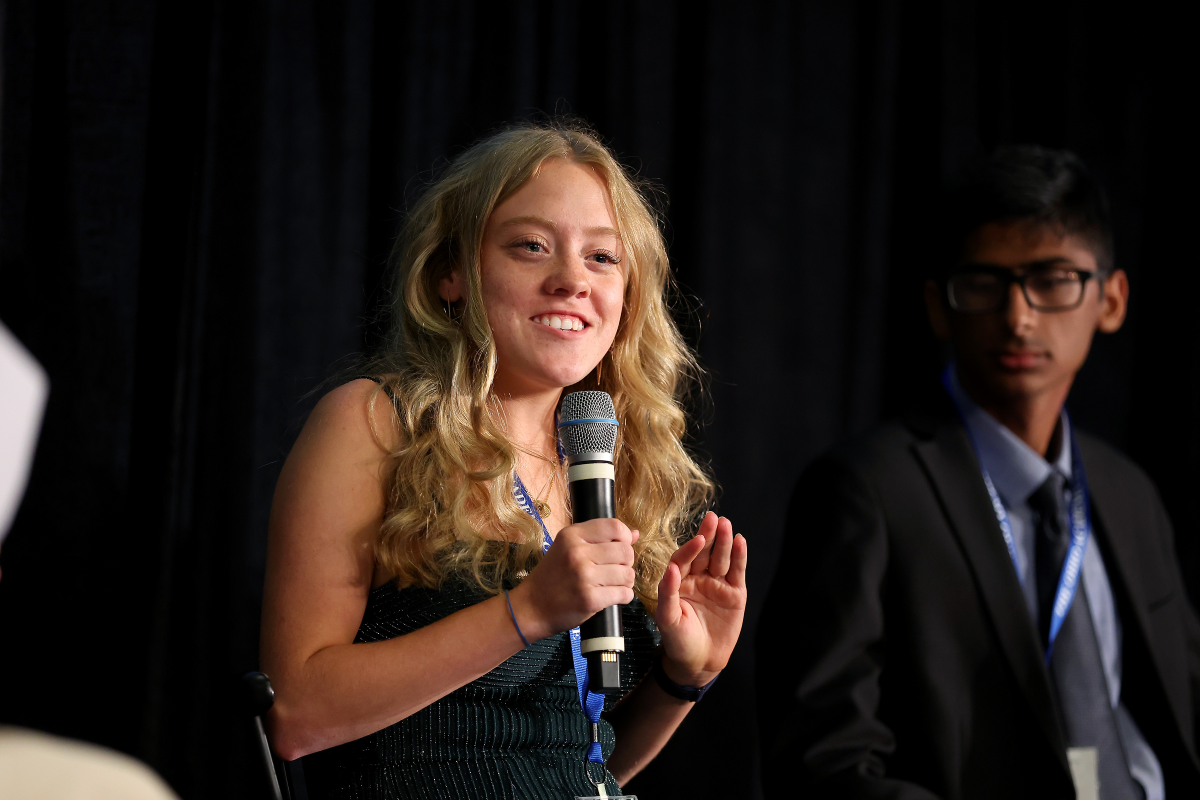
#> input picture images/originals/hero-original.jpg, 3600 x 2400 px (shown at 1/3 size)
$ python images.py
#> lines starting #> are read from the running program, lines starting #| are printed output that depends on the picture
"""Regenerate the served WebP/JPEG sizes from the originals in images/.

Run after replacing a photo in images/originals/:
    python build/images.py
Then rebuild the link-preview card:
    python build/make_share.py

Requires Pillow  (pip install Pillow).

NOTE: sources live in images/originals/ and outputs in images/ on purpose.
Windows filesystems are case-insensitive, so writing images/hero.jpg next to
an images/hero.JPG source would silently overwrite the original.
"""
import os
from PIL import Image

os.chdir(os.path.join(os.path.dirname(os.path.abspath(__file__)), ".."))

CREAM = (245, 242, 237)
DARK  = (26, 43, 24)

def kb(p):
    return round(os.path.getsize(p) / 1024, 1)

def save_pair(im, stem, width, q_webp=80, q_jpg=82):
    """Resize to `width` and write both .webp and .jpg; return (webp, jpg) paths."""
    w, h = im.size
    if w > width:
        im = im.resize((width, round(h * width / w)), Image.LANCZOS)
    wp, jp = f"{stem}.webp", f"{stem}.jpg"
    im.save(wp, "WEBP", quality=q_webp, method=6)
    im.save(jp, "JPEG", quality=q_jpg, optimize=True, progressive=True)
    return wp, jp, im.size

print("=== RESPONSIVE IMAGES ===")
for src, stem, widths in [
    ("images/originals/hero-original.jpg",  "images/hero",  [2000, 1200]),
    ("images/originals/about-original.jpg", "images/about", [1600, 900]),
]:
    im = Image.open(src).convert("RGB")
#> im is the input picture: PIL image 3600x2400 RGB; mean R, G, B 38.4, 28.9, 24.5
    for width in widths:
        suffix = "" if width == widths[0] else f"-{width}w"
        wp, jp, size = save_pair(im.copy(), stem + suffix, width)
        print(f"  {wp:32} {str(size):14} {kb(wp):>7} KB")
        print(f"  {jp:32} {str(size):14} {kb(jp):>7} KB")
#> this loop made 2 passes
#> (wp, jp, size) on passes 1 to 2: ('images/hero.webp', 'images/hero.jpg', (2000, 1333)), ('images/hero-1200w.webp', 'images/hero-1200w.jpg', (1200, 800))
#|   images/hero.webp                 (2000, 1333)     119.9 KB
#|   images/hero.jpg                  (2000, 1333)     215.9 KB
#|   images/hero-1200w.webp           (1200, 800)       49.5 KB
#|   images/hero-1200w.jpg            (1200, 800)       86.2 KB
#> pass 2, in save_pair (call 2), `im = im.resize((width, round(h * width / w)), Image.LANCZOS)`:
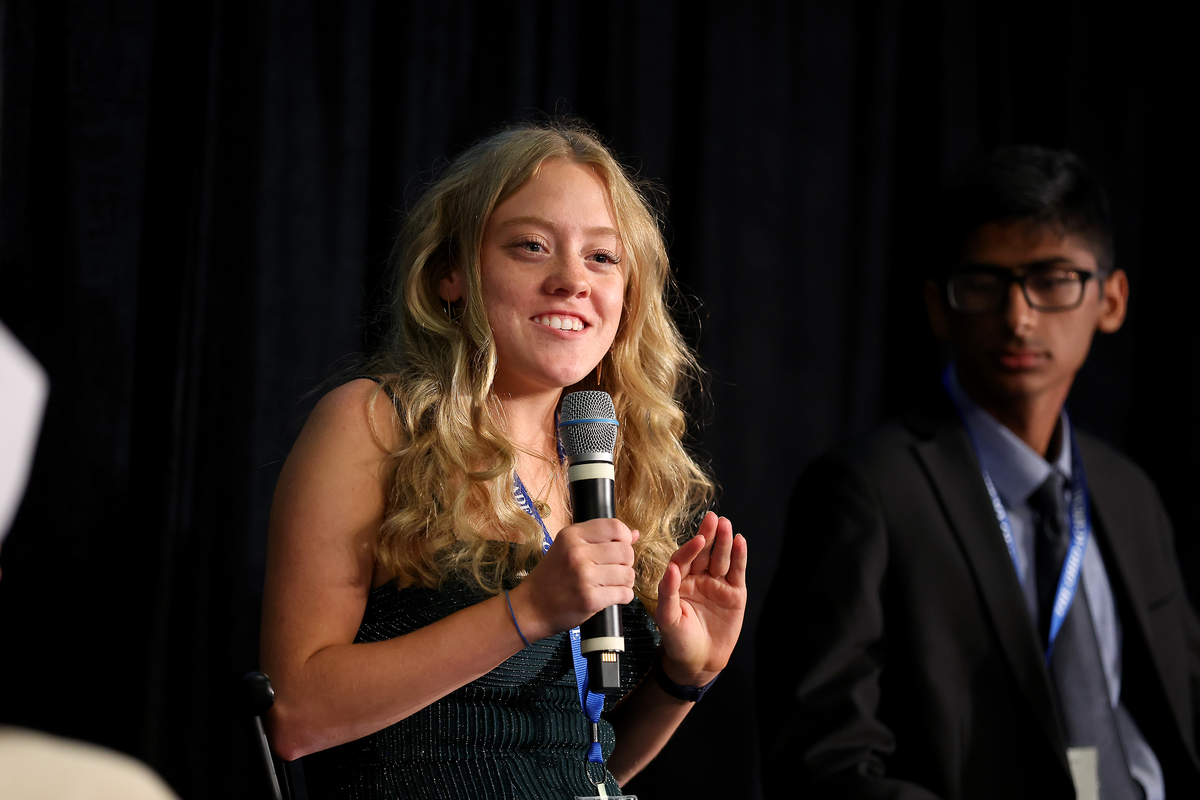
#> im: PIL image 1200x800 RGB; mean R, G, B 38.4, 28.9, 24.5
#> (the run stopped early here; a loop or call above may not have finished)
